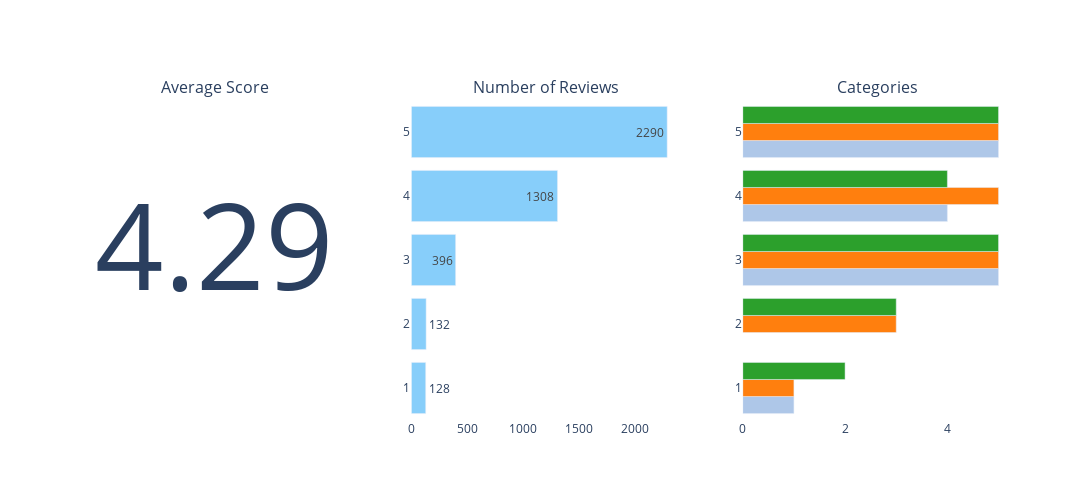

The notebook cell saved with this chart:
### Code cell
# Calculate the average for each score
average_food = reviews['food_score'].mean()
average_service = reviews['service_score'].mean()
average_atmosphere = reviews['atmosphere_score'].mean()
average_reviews = (resumme_raw['stars'] * resumme_raw['reviews']).sum() / resumme_raw['reviews'].sum()

# Create a figure with horizontal subplots
fig = make_subplots(rows=1, cols=3, 
                    specs=[[{"type": "xy"}, {"type": "bar"}, {"type": "bar"}]], 
                    subplot_titles=("Average Score", "Number of Reviews", "Categories"))

# First subplot: Display the average review as large text
fig.add_trace(
    go.Scatter(x=[0], y=[0], text=[f"{average_reviews:.2f}"], mode="text", textfont=dict(size=120)),
    row=1, col=1
)

fig.update_xaxes(showgrid=False, zeroline=False, showticklabels=False, row=1, col=1)
fig.update_yaxes(showgrid=False, zeroline=False, showticklabels=False, row=1, col=1)


# Second subplot: Bar plot for reviews
fig.add_trace(
    go.Bar(x=resumme_raw['reviews'], y=resumme_raw['stars'], marker=dict(color='lightskyblue'),
           text=resumme_raw['reviews'], textposition='auto', name="Reviews", orientation='h'),
    row=1, col=2
)

# Third subplot: Bar plot for categories (Food, Service, Atmosphere)


# Update layout
fig.update_layout(height=500, width=1200,  plot_bgcolor="white", paper_bgcolor="white", showlegend=False)

# Show the plot
fig.show()

### Figure 1 — Plotly figure (JSON) as saved in the notebook; plotly's stock layout.template omitted (floating-point values rounded to 4 significant figures; data arrays with more than 128 entries replaced by an {"elided": "..."} marker saying what was removed)
{"data": [{"mode": "text", "text": ["4.29"], "textfont": {"size": 120}, "type": "scatter", "x": [0], "xaxis": "x", "y": [0], "yaxis": "y"}, {"marker": {"color": "lightskyblue"}, "name": "Reviews", "orientation": "h", "text": [2290, 1308, 396, 132, 128], "textposition": "auto", "type": "bar", "x": [2290, 1308, 396, 132, 128], "xaxis": "x2", "y": [5, 4, 3, 2, 1], "yaxis": "y2"}, {"marker": {"color": "#aec7e8"}, "name": "Food", "orientation": "h", "type": "bar", "x": {"elided": "360 int values"}, "xaxis": "x3", "y": [5, 4, 3, 2, 1], "yaxis": "y3"}, {"marker": {"color": "#ff7f0e"}, "name": "Service", "orientation": "h", "type": "bar", "x": {"elided": "360 int values"}, "xaxis": "x3", "y": [5, 4, 3, 2, 1], "yaxis": "y3"}, {"marker": {"color": "#2ca02c"}, "name": "Atmosphere", "orientation": "h", "type": "bar", "x": {"elided": "360 int values"}, "xaxis": "x3", "y": [5, 4, 3, 2, 1], "yaxis": "y3"}], "layout": {"annotations": [{"font": {"size": 16}, "showarrow": false, "text": "Average Score", "x": 0.1444, "xanchor": "center", "xref": "paper", "y": 1, "yanchor": "bottom", "yref": "paper"}, {"font": {"size": 16}, "showarrow": false, "text": "Number of Reviews", "x": 0.5, "xanchor": "center", "xref": "paper", "y": 1, "yanchor": "bottom", "yref": "paper"}, {"font": {"size": 16}, "showarrow": false, "text": "Categories", "x": 0.8556, "xanchor": "center", "xref": "paper", "y": 1, "yanchor": "bottom", "yref": "paper"}], "height": 500, "paper_bgcolor": "white", "plot_bgcolor": "white", "showlegend": false, "width": 1200, "xaxis": {"anchor": "y", "domain": [0, 0.2889], "showgrid": false, "showticklabels": false, "zeroline": false}, "xaxis2": {"anchor": "y2", "domain": [0.3556, 0.6444]}, "xaxis3": {"anchor": "y3", "domain": [0.7111, 1]}, "yaxis": {"anchor": "x", "domain": [0, 1], "showgrid": false, "showticklabels": false, "zeroline": false}, "yaxis2": {"anchor": "x2", "domain": [0, 1]}, "yaxis3": {"anchor": "x3", "domain": [0, 1]}}}
